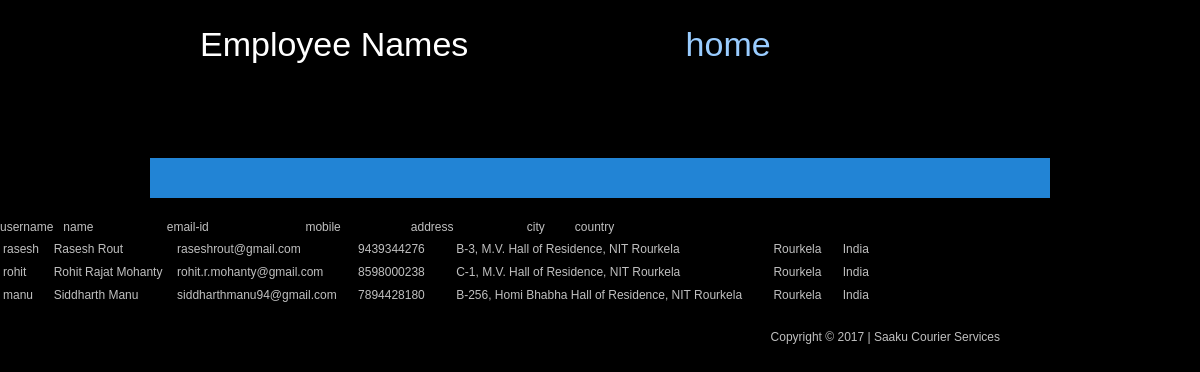
The app's page /viewemp.php, older data.
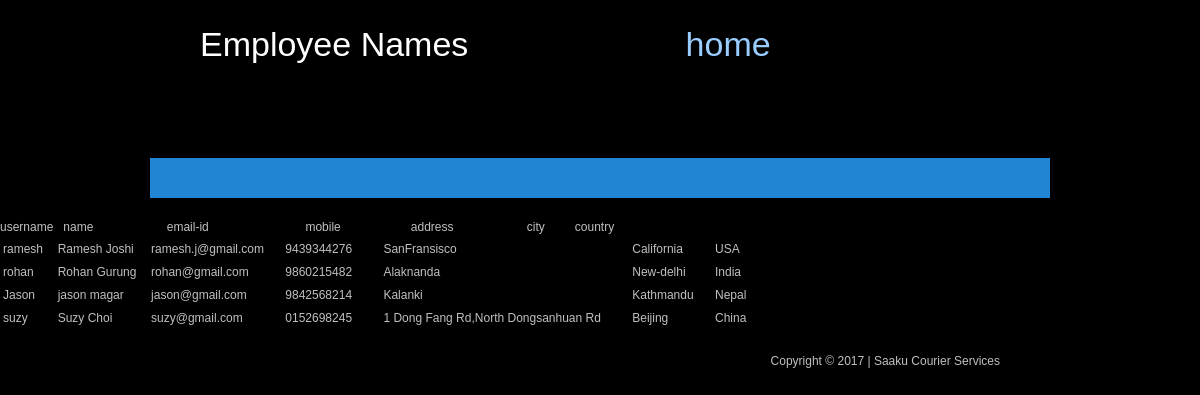
The same page, newer data.
### tables this page shows
CREATE TABLE IF NOT EXISTS `employee` (
  `username` varchar(10) NOT NULL,
  `password` varchar(10) NOT NULL,
  `name` varchar(30) NOT NULL,
  `emailid` varchar(30) NOT NULL,
  `mobile` varchar(30) NOT NULL,
  `address` varchar(50) NOT NULL,
  `city` varchar(10) NOT NULL,
  `country` varchar(10) NOT NULL
);

### viewemp.php (the view, shortened to what this page needs)
<!DOCTYPE html>
<html>
<head>
</head>
<body>
		<?php
			$con=mysql_connect("localhost","root","");
			$sql="select * from employee";
			$result=mysql_query($sql,$con);
			include("report2.php");
			if(!$result)
			{
			echo "Incorrect details !" . "</br>";
			include 'admin.php';
			}
			else {
			echo "<table>";
			while( $row=mysql_fetch_row($result))
			{
				echo "<tr><td>$row[0]</td><td>&nbsp;&nbsp;</td><td>$row[2]</td><td>&nbsp;&nbsp;</td><td>$row[3]</td><td>&nbsp;&nbsp;&nbsp;&nbsp;</td><td>$row[4]</td><td>&nbsp;&nbsp;&nbsp;&nbsp;&nbsp;&nbsp;&nbsp;</td><td>$row[5]</td><td>&nbsp;&nbsp;&nbsp;&nbsp;&nbsp;&nbsp;&nbsp;</td><td>$row[6]</td><td>&nbsp;&nbsp;&nbsp;&nbsp;</td><td>$row[7]</td></tr>";
			}
			echo "</table>"; }
        ?>
<div id="templatemo_footer">
    Copyright © 2017 | Saaku Courier Services</a>
</div>
</body>
</html>

### report2.php (shortened to what this page needs)
<!DOCTYPE html >
<html>
<head>
	<link href="templatemo_style.css" type="text/css" rel="stylesheet" />
    <link rel="stylesheet" href="css/slimbox2.css" type="text/css" media="screen" />
</head>
<body>
<div id="templatemo_header">
<h2>Employee Names&nbsp;&nbsp;&nbsp;&nbsp;&nbsp;&nbsp;&nbsp;&nbsp;&nbsp;&nbsp;&nbsp;&nbsp;&nbsp;&nbsp;&nbsp;&nbsp;&nbsp;&nbsp;&nbsp;&nbsp;&nbsp;&nbsp;<a href="admin.php#home" class="slider_nav_btn home_btn" >	home</a></h2>
</div>
			<div class="body">
            <h3>&nbsp;</h3>
<tr>
                    <td><table border="0" cellpadding="0" cellspacing="0" align="center" width="900">
                  <tbody><tr>
                    <td bgcolor="#2284d5" height="40" width="476">&nbsp;</td>
                    <td bgcolor="#2284d5" width="304"><div align="right"></div></td>
                  </tr>
                </tbody></table>
                </td>
              </tr>
            </div>
<body>
</body>
</html>

### css/templatemo_style.css (style rules this page uses)
body { margin: 0; padding: 0; color: #c0c0c0; font-size: 12px; line-height: 1.6em; font-family: "Lucida Sans Unicode", "Lucida Grande", sans-serif; background-color: #000; }
a, a:link, a:visited { color: #9CF; font-weight: normal; text-decoration: none }
h1, h2, h3, h4, h5, h6 { color: #fff; font-weight: normal; }
h2 { font-size: 34px; margin: 0 0 30px; padding: 5px 0 }
h3 { font-size: 20px; margin: 0 0 20px; padding: 0; }
#templatemo_header { width: 800px; margin: 0 auto; padding: 30px 0; }
#templatemo_footer { width: 800px; margin: 0 auto; padding: 20px 0; text-align: right }

### report2.php (style rules this page uses)
body { background-color:#2781BA; background-image:url('images/bg1.gif'); }
table { border: 0px red solid; padding-top:0px; margin-top:0px; cellspacing:0px; cellpadding:0px; }
td { border:0px green dotted; }
a { color:#999933; }

Row changes from the older to the newer data that the page shows:
removed employee: username "rasesh", name "Rasesh Rout", emailid "raseshrout@gmail.com", mobile "9439344276", address "B-3, M.V. Hall of Residence, NIT Rourkela", city "Rourkela", country "India"
removed employee: username "rohit", name "Rohit Rajat Mohanty", emailid "rohit.r.mohanty@gmail.com", mobile "8598000238", address "C-1, M.V. Hall of Residence, NIT Rourkela", city "Rourkela", country "India"
removed employee: username "manu", name "Siddharth Manu", emailid "siddharthmanu94@gmail.com", mobile "7894428180", address "B-256, Homi Bhabha Hall of Residence, NIT Rourkela", city "Rourkela", country "India"
added employee: username "ramesh", name "Ramesh Joshi", emailid "ramesh.j@gmail.com", mobile "9439344276", address "SanFransisco", city "California", country "USA"
added employee: username "rohan", name "Rohan Gurung", emailid "rohan@gmail.com", mobile "9860215482", address "Alaknanda", city "New-delhi", country "India"
added employee: username "Jason", name "jason magar", emailid "jason@gmail.com", mobile "9842568214", address "Kalanki", city "Kathmandu", country "Nepal"
added employee: username "suzy", name "Suzy Choi", emailid "suzy@gmail.com", mobile "0152698245", address "1 Dong Fang Rd,North Dongsanhuan Rd", city "Beijing", country "China"
